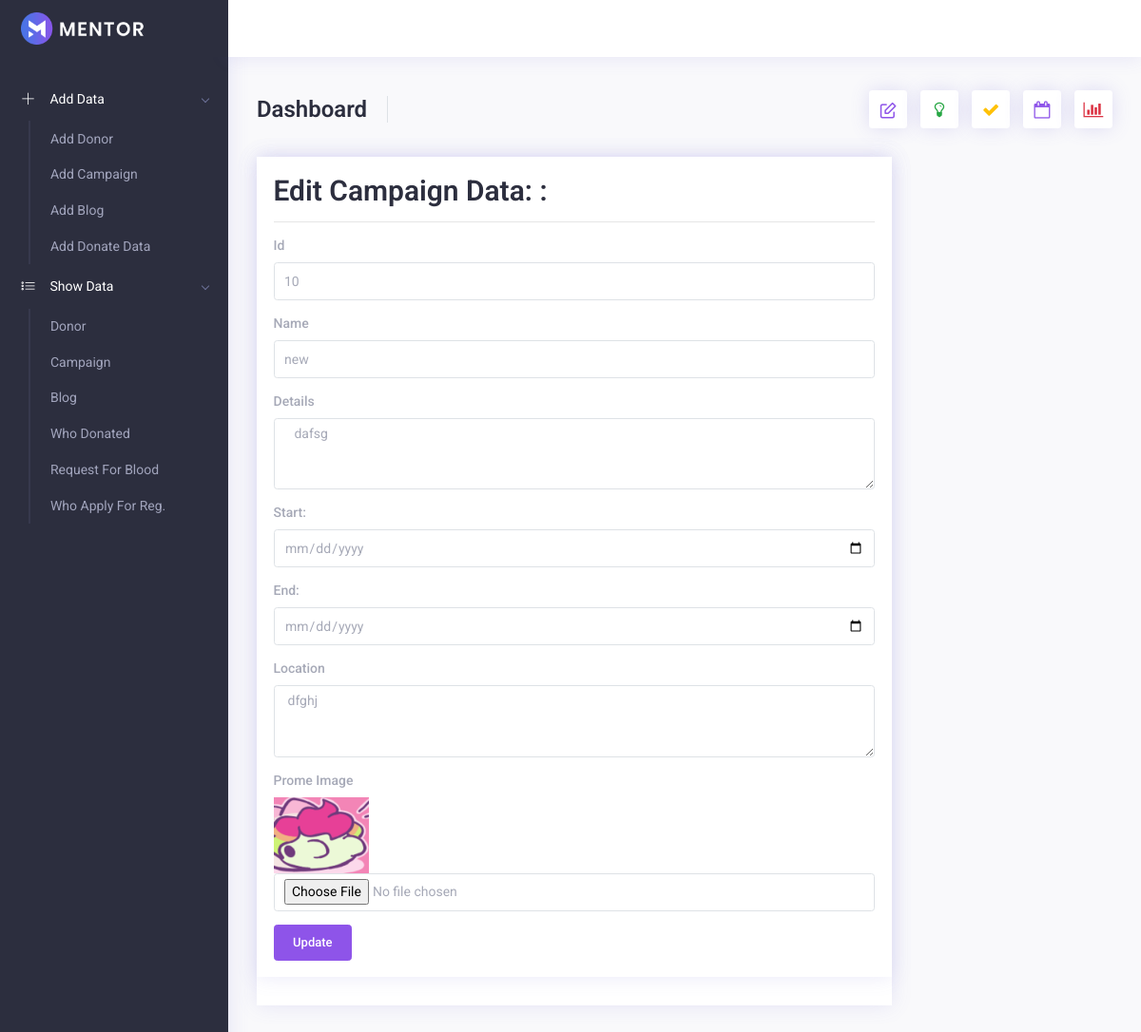
/admin/donate/edit.php, run on the app's committed database.
### tables this page shows
CREATE TABLE `campaign` (
  `id` int(11) NOT NULL,
  `name` varchar(100) NOT NULL,
  `details` text NOT NULL,
  `start_time` date NOT NULL,
  `end_time` date NOT NULL,
  `location` varchar(100) NOT NULL,
  `image` varchar(333) NOT NULL
);

### admin/donate/edit.php (the view, shortened to what this page needs)
<?php include('../include/header.php'); ?>
<?php
$con = connect_db();
$sql = "SELECT* FROM campaign ";
$result = mysqli_query($con, $sql);
$row = mysqli_fetch_assoc($result);
?>
<div class="row">
                            <div class="col-sm-9">
                                <div class="card card-statistics">
<div class="card">
    <div class="card-body">
        <h2>Edit Campaign Data:  :</h2>
        <hr>
        <form action="update.php" method="POST" enctype="multipart/form-data">
        <div class="form-group">
                <label for="name">Id</label>
                <input type="text" class="form-control" name="id" value="<?php echo $row['id'];  ?>">
            </div>
            <div class="form-group">
                <label for="name">Name</label>
                <input type="text" class="form-control" name="name" value="<?php echo $row['name'];  ?>">
            </div>
            <div class="form-group">
                <label for="name">Details</label>
                <textarea type="text" class="form-control" name="details" placeholder="Campaign Details" rows="3"> <?php echo $row['details'];  ?></textarea>
            </div>
            <div class="form-group">
                <label for="name">Start:</label>
                <input type="date" class="form-control" name="start" <?php echo $row['start_time'];  ?>">
            </div>
            <div class="form-group">
                <label for="name">End:</label>
                <input type="date" class="form-control" name="end" <?php echo $row['end_time'];  ?>">
            </div>
            <div class="form-group">
                <label for="name">Location</label>
                <textarea type="text" class="form-control" name="location" placeholder="Enter Locaton" rows="3"><?php echo $row['location'];  ?> </textarea>
            </div>
            <div class="form-group">
                <label for="name">Prome Image </label><br>
                <img src="<?php echo "../";
                            echo $row['image'];  ?>" alt="" width="100px" height="80px">
                <input type="file" class="form-control" name="image">
            </div>
            <button type="submit" class="btn btn-primary" name="submit">Update</button>
        </form>
    </div>
</div>
<?php include('../include/footer.php'); ?>

### data on the page
campaign: id "10", name "new", details "dafsg", location "dfghj", image (picture)
